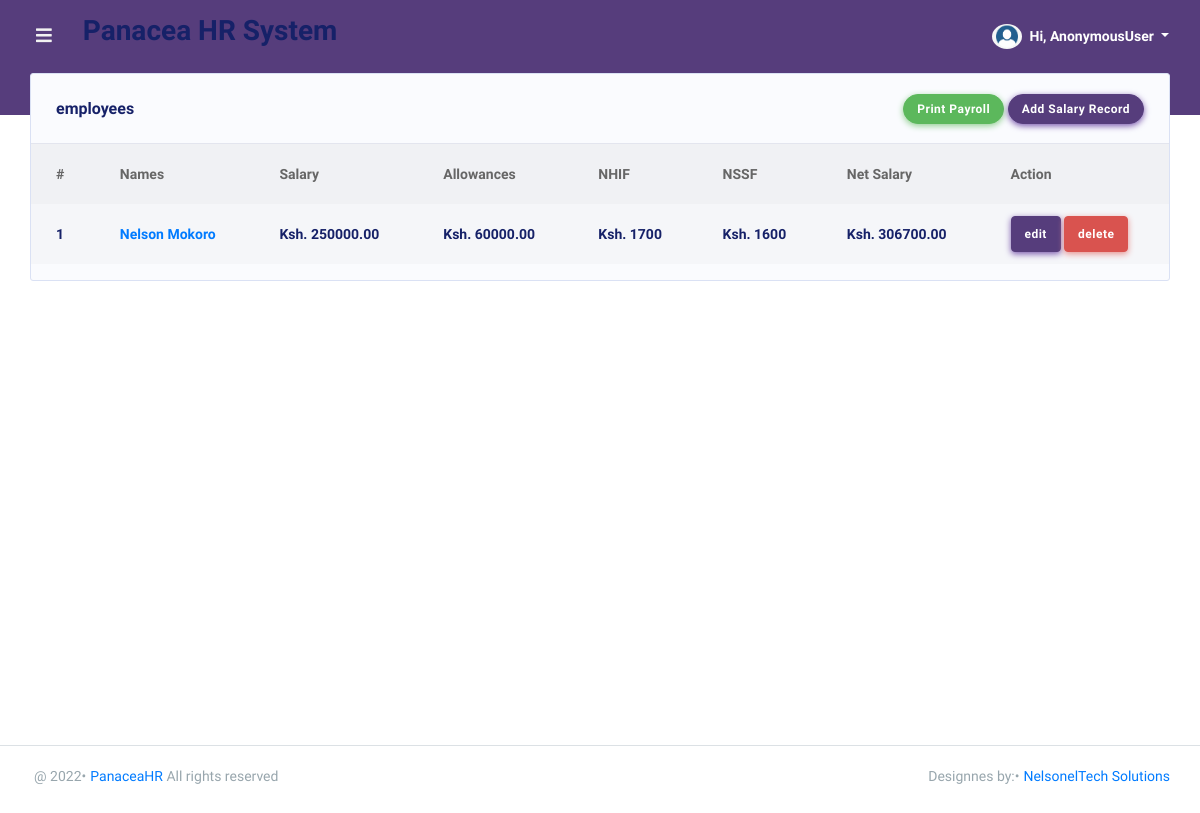
/dashboard/salary/, run on the app's committed database.
### PanaceaApp/models.py (models this page shows, shortened)
class Sallary(models.Model):
    employee = models.ForeignKey(Employee, on_delete=models.SET_NULL, null=True)
    salary = models.DecimalField(max_digits=10, decimal_places=2, default=0.00)
    allowance = models.DecimalField(max_digits=10, decimal_places=2, default=0.00)
    updated = models.DateTimeField(auto_now=True, null=True)
    created = models.DateTimeField(auto_now_add=True, null=True)
    class Meta:
        ordering = ['-updated', '-created']
    @property
    def nhif(self):
        if (self.salary + self.allowance) >= 0 and (self.salary + self.allowance) <= 5999:
            return(150)
        elif (self.salary + self.allowance) >= 6000 and (self.salary + self.allowance) <=7999:
            return(300)
        elif (self.salary + self.allowance) >= 8000 and (self.salary + self.allowance) <=11999:
            return(400)
        elif (self.salary + self.allowance) >= 12000 and (self.salary + self.allowance) <=14999:
            return(500)
        elif (self.salary + self.allowance) >= 15000 and (self.salary + self.allowance) <=19999:
            return(600)
        elif (self.salary + self.allowance) >= 20000 and (self.salary + self.allowance) <=24999:
            return(750)
        elif (self.salary + self.allowance) >= 25000 and (self.salary + self.allowance) <=29999:
            return(850)
        elif (self.salary + self.allowance) >= 30000 and (self.salary + self.allowance) <=34999:
            return(900)
        elif (self.salary + self.allowance) >= 35000 and (self.salary + self.allowance) <=39000:
            return(950)
        elif (self.salary + self.allowance) >= 40000 and (self.salary + self.allowance) <=44999:
            return(1000)
        elif (self.salary + self.allowance) >= 45000 and (self.salary + self.allowance) <=49000:
            return(1100)
        elif (self.salary + self.allowance) >= 50000 and (self.salary + self.allowance) <=59999:
            return(1200)
        elif (self.salary + self.allowance) >= 60000 and (self.salary + self.allowance) <=69999:
            return(1300)
        elif (self.salary + self.allowance) >= 70000 and (self.salary + self.allowance) <=79999:
            return(1400)
        elif (self.salary + self.allowance) >= 80000 and (self.salary + self.allowance) <=89999:
            return(1500)
        elif (self.salary + self.allowance) >= 90000 and (self.salary + self.allowance) <=99999:
            return(1600)
        else:
            return(1700)
    @property
    def nssf(self):
        if (self.salary + self.allowance) >= 0 and (self.salary + self.allowance) <= 5999:
            return(100)
        elif (self.salary + self.allowance) >= 6000 and (self.salary + self.allowance) <=7999:
            return(200)
        elif (self.salary + self.allowance) >= 8000 and (self.salary + self.allowance) <=11999:
            return(300)
        elif (self.salary + self.allowance) >= 12000 and (self.salary + self.allowance) <=14999:
            return(400)
        elif (self.salary + self.allowance) >= 15000 and (self.salary + self.allowance) <=19999:
            return(500)
        elif (self.salary + self.allowance) >= 20000 and (self.salary + self.allowance) <=24999:
            return(650)
        elif (self.salary + self.allowance) >= 25000 and (self.salary + self.allowance) <=29999:
            return(750)
        elif (self.salary + self.allowance) >= 30000 and (self.salary + self.allowance) <=34999:
            return(800)
        elif (self.salary + self.allowance) >= 35000 and (self.salary + self.allowance) <=39000:
            return(850)
        elif (self.salary + self.allowance) >= 40000 and (self.salary + self.allowance) <=44999:
            return(900)
        elif (self.salary + self.allowance) >= 45000 and (self.salary + self.allowance) <=49000:
            return(1000)
        elif (self.salary + self.allowance) >= 50000 and (self.salary + self.allowance) <=59999:
            return(1100)
        elif (self.salary + self.allowance) >= 60000 and (self.salary + self.allowance) <=69999:
            return(1200)
        elif (self.salary + self.allowance) >= 70000 and (self.salary + self.allowance) <=79999:
            return(1300)
        elif (self.salary + self.allowance) >= 80000 and (self.salary + self.allowance) <=89999:
            return(1400)
        elif (self.salary + self.allowance) >= 90000 and (self.salary + self.allowance) <=99999:
            return(1500)
        else:
            return(1600)
    @property
    def netSalary(self):
        return (self.salary + self.allowance)-(self.nhif + self.nssf)

class Employee(models.Model):
    GENDER = (('male', 'MALE'), ('female', 'FEMALE'), ('other', 'OTHER'))
    fullname = models.CharField(max_length=255, blank=True, null=True)
    dateofbirth = models.DateField(blank=True, null=True)
    gender = models.CharField(choices=GENDER, max_length=10, blank=True, null=True)
    department = models.ForeignKey(Department, on_delete=models.SET_NULL, null=True)
    position = models.CharField(max_length=50, blank=True, null=True)
    email = models.EmailField(blank=True, null=True)
    idnumber = models.CharField(max_length=20, blank=True, null=True)
    telephone = models.CharField(max_length=20, blank=True, null=True)
    idphoto = models.ImageField(upload_to='static/media', blank=True, null=True)
    nssfphoto = models.ImageField(upload_to='static/media', blank=True, null=True)
    nhifphoto = models.ImageField(upload_to='static/media', blank=True, null=True)
    updated = models.DateTimeField(auto_now=True, null=True)
    created = models.DateTimeField(auto_now_add=True, null=True)
    class Meta:
        ordering = ['-updated', '-created']

### PanaceaApp/views.py (the view)
# urls.py: path('salary/', views.salary, name='salary'),
def salary(request):
    salarys = Sallary.objects.all()
    context = {'salarys': salarys}
    return render(request, 'PanaceaApp/salary.html', context)

### PanaceaApp/templates/PanaceaApp/salary.html
{% extends 'main.html' %}
{% block content %}
{% load static %}
<div class="main-content">
    <section class="section">
        <div class="row row-deck">
            <div class="col-12">
                <div class="card">
                    <div class="card-header">
                        <h4>employees</h4>
                        <div class="card-header-action">
                                <button class="btn btn-success" onclick="printDiv()" type="submit">Print Payroll</button>
                            <a href="{% url 'addSalary' %}" class="btn btn-primary">Add Salary Record</a>
                        </div>
                    </div>
                    <div class="card-body p-0">
                        <div class="table-responsive table-invoice">
                            <table class="table table-striped" id="table-1">
                                <thead>
                                    <tr>
                                        <th>#</th>
                                        <th>Names</th>
                                        <th>Salary</th>
                                        <th>Allowances</th>
                                        <th>NHIF</th>
                                        <th>NSSF</th>
                                        <th>Net Salary</th>
                                        <th>Action</th>
                                    </tr>
                                </thead>
                                <tbody>
                                    {% for salary in salarys %}
                                    <tr>
                                        <td class="font-weight-600">{{forloop.counter}}</td>
                                        <td class="font-weight-600"><a class="font-weight-600"
                                            href="{% url 'salaryDetail' salary.id %}">{{salary.employee.fullname}}</a>
                                        </td>
                                        <td class="font-weight-600">Ksh. {{salary.salary}}</td>
                                        <td class="font-weight-600">Ksh. {{salary.allowance}}</td>
                                        <td class="font-weight-600">Ksh. {{salary.nhif}}</td>
                                        <td class="font-weight-600">Ksh. {{salary.nssf}}</td>
                                        <td class="font-weight-600">Ksh. {{salary.netSalary}}</td>
                                        <td>
                                            <a href="{% url 'editSalary' salary.id %}" class="btn btn-primary">edit</a>
                                            <a href="{% url 'deleteSalary' salary.id %}" class="btn btn-danger">delete</a>
                                        </td>
                                    </tr>
                                    {% endfor %}
                                </tbody>
                            </table>
                        </div>
                    </div>
                </div>
            </div>
        </div>
    </section>
</div>
{% endblock %}

### data on the page
Sallary: employee.fullname "Nelson Mokoro", salary "250000.00", allowance "60000.00", nhif "1700", nssf "1600", netSalary "306700.00"

### other printed values
{{ user }} "AnonymousUser"
